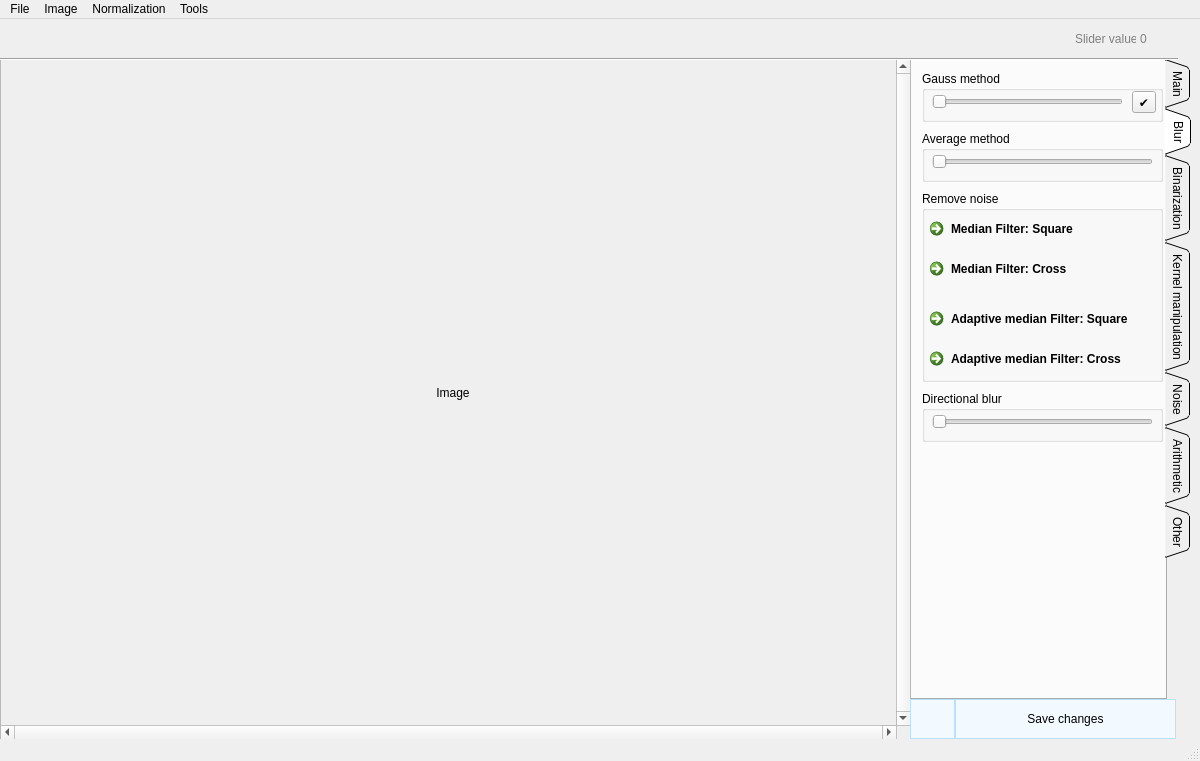
<?xml version="1.0" encoding="UTF-8"?>
<ui version="4.0">
 <class>MainWindow</class>
 <widget class="QMainWindow" name="MainWindow">
  <property name="geometry">
   <rect>
    <x>0</x>
    <y>0</y>
    <width>1200</width>
    <height>761</height>
   </rect>
  </property>
  <property name="minimumSize">
   <size>
    <width>1200</width>
    <height>761</height>
   </size>
  </property>
  <property name="maximumSize">
   <size>
    <width>1200</width>
    <height>761</height>
   </size>
  </property>
  <property name="contextMenuPolicy">
   <enum>Qt::DefaultContextMenu</enum>
  </property>
  <property name="windowTitle">
   <string>Image editor</string>
  </property>
  <property name="windowIcon">
   <iconset resource="EditorResources.qrc">
    <normaloff>:/images/s_icon.png</normaloff>:/images/s_icon.png</iconset>
  </property>
  <property name="styleSheet">
   <string notr="true">body {
	background: black;
}

QDialogButtonBox  QPushButton
{

}</string>
  </property>
  <property name="toolButtonStyle">
   <enum>Qt::ToolButtonIconOnly</enum>
  </property>
  <property name="animated">
   <bool>true</bool>
  </property>
  <property name="documentMode">
   <bool>false</bool>
  </property>
  <property name="tabShape">
   <enum>QTabWidget::Rounded</enum>
  </property>
  <property name="dockNestingEnabled">
   <bool>false</bool>
  </property>
  <property name="unifiedTitleAndToolBarOnMac">
   <bool>false</bool>
  </property>
  <widget class="QWidget" name="centralwidget">
   <widget class="QTabWidget" name="tabWidget">
    <property name="geometry">
     <rect>
      <x>910</x>
      <y>40</y>
      <width>281</width>
      <height>641</height>
     </rect>
    </property>
    <property name="styleSheet">
     <string notr="true">/*border: 1px solid rgb(199][ 199][ 199)*/</string>
    </property>
    <property name="tabPosition">
     <enum>QTabWidget::East</enum>
    </property>
    <property name="tabShape">
     <enum>QTabWidget::Triangular</enum>
    </property>
    <property name="currentIndex">
     <number>1</number>
    </property>
    <property name="elideMode">
     <enum>Qt::ElideNone</enum>
    </property>
    <property name="documentMode">
     <bool>false</bool>
    </property>
    <property name="tabsClosable">
     <bool>false</bool>
    </property>
    <property name="movable">
     <bool>true</bool>
    </property>
    <property name="tabBarAutoHide">
     <bool>false</bool>
    </property>
    <widget class="QWidget" name="tab_2">
     <attribute name="title">
      <string>Main</string>
     </attribute>
     <widget class="QGroupBox" name="groupBox">
      <property name="geometry">
       <rect>
        <x>10</x>
        <y>10</y>
        <width>241</width>
        <height>51</height>
       </rect>
      </property>
      <property name="title">
       <string>Brightness</string>
      </property>
      <widget class="QSlider" name="brightnessSlider">
       <property name="geometry">
        <rect>
         <x>10</x>
         <y>20</y>
         <width>221</width>
         <height>22</height>
        </rect>
       </property>
       <property name="minimum">
        <number>-255</number>
       </property>
       <property name="maximum">
        <number>255</number>
       </property>
       <property name="orientation">
        <enum>Qt::Horizontal</enum>
       </property>
      </widget>
     </widget>
     <widget class="QGroupBox" name="groupBox_4">
      <property name="geometry">
       <rect>
        <x>10</x>
        <y>70</y>
        <width>241</width>
        <height>51</height>
       </rect>
      </property>
      <property name="title">
       <string>Contrast</string>
      </property>
      <widget class="QSlider" name="contrastrgb_Slider">
       <property name="geometry">
        <rect>
         <x>10</x>
         <y>20</y>
         <width>221</width>
         <height>22</height>
        </rect>
       </property>
       <property name="minimum">
        <number>-255</number>
       </property>
       <property name="maximum">
        <number>255</number>
       </property>
       <property name="orientation">
        <enum>Qt::Horizontal</enum>
       </property>
      </widget>
     </widget>
     <widget class="QGroupBox" name="groupBox_2">
      <property name="geometry">
       <rect>
        <x>10</x>
        <y>130</y>
        <width>241</width>
        <height>51</height>
       </rect>
      </property>
      <property name="title">
       <string>Black and white contrast</string>
      </property>
      <widget class="QSpinBox" name="contrastMin_spinBox">
       <property name="geometry">
        <rect>
         <x>50</x>
         <y>20</y>
         <width>42</width>
         <height>22</height>
        </rect>
       </property>
       <property name="maximum">
        <number>255</number>
       </property>
      </widget>
      <widget class="QSpinBox" name="contrastMax_spinBox">
       <property name="geometry">
        <rect>
         <x>170</x>
         <y>20</y>
         <width>42</width>
         <height>22</height>
        </rect>
       </property>
       <property name="maximum">
        <number>255</number>
       </property>
       <property name="value">
        <number>255</number>
       </property>
      </widget>
      <widget class="QLabel" name="label_2">
       <property name="geometry">
        <rect>
         <x>20</x>
         <y>20</y>
         <width>31</width>
         <height>16</height>
        </rect>
       </property>
       <property name="text">
        <string>Min:</string>
       </property>
      </widget>
      <widget class="QLabel" name="label_3">
       <property name="geometry">
        <rect>
         <x>140</x>
         <y>20</y>
         <width>31</width>
         <height>16</height>
        </rect>
       </property>
       <property name="text">
        <string>Max:</string>
       </property>
      </widget>
     </widget>
     <widget class="EffectsWidget" name="effectsWidget" native="true">
      <property name="geometry">
       <rect>
        <x>0</x>
        <y>200</y>
        <width>261</width>
        <height>71</height>
       </rect>
      </property>
     </widget>
    </widget>
    <widget class="QWidget" name="tab_3">
     <attribute name="title">
      <string>Blur</string>
     </attribute>
     <widget class="QGroupBox" name="groupBox_6">
      <property name="geometry">
       <rect>
        <x>10</x>
        <y>10</y>
        <width>241</width>
        <height>51</height>
       </rect>
      </property>
      <property name="title">
       <string>Gauss method</string>
      </property>
      <widget class="QSlider" name="blurGausSlider">
       <property name="enabled">
        <bool>false</bool>
       </property>
       <property name="geometry">
        <rect>
         <x>10</x>
         <y>20</y>
         <width>191</width>
         <height>22</height>
        </rect>
       </property>
       <property name="minimum">
        <number>0</number>
       </property>
       <property name="maximum">
        <number>100</number>
       </property>
       <property name="singleStep">
        <number>2</number>
       </property>
       <property name="orientation">
        <enum>Qt::Horizontal</enum>
       </property>
      </widget>
      <widget class="QToolButton" name="blurGaus_apply">
       <property name="geometry">
        <rect>
         <x>210</x>
         <y>20</y>
         <width>24</width>
         <height>22</height>
        </rect>
       </property>
       <property name="text">
        <string>✔</string>
       </property>
      </widget>
     </widget>
     <widget class="QGroupBox" name="groupBox_7">
      <property name="geometry">
       <rect>
        <x>10</x>
        <y>70</y>
        <width>241</width>
        <height>51</height>
       </rect>
      </property>
      <property name="title">
       <string>Average method</string>
      </property>
      <widget class="QSlider" name="blurAverage_Slider">
       <property name="geometry">
        <rect>
         <x>10</x>
         <y>20</y>
         <width>221</width>
         <height>22</height>
        </rect>
       </property>
       <property name="minimum">
        <number>0</number>
       </property>
       <property name="maximum">
        <number>100</number>
       </property>
       <property name="singleStep">
        <number>2</number>
       </property>
       <property name="orientation">
        <enum>Qt::Horizontal</enum>
       </property>
      </widget>
     </widget>
     <widget class="QGroupBox" name="groupBox_10">
      <property name="geometry">
       <rect>
        <x>10</x>
        <y>130</y>
        <width>241</width>
        <height>191</height>
       </rect>
      </property>
      <property name="title">
       <string>Remove noise</string>
      </property>
      <widget class="QCommandLinkButton" name="commandLinkButton_medianSquare">
       <property name="geometry">
        <rect>
         <x>0</x>
         <y>20</y>
         <width>241</width>
         <height>41</height>
        </rect>
       </property>
       <property name="text">
        <string>Median Filter: Square</string>
       </property>
      </widget>
      <widget class="QCommandLinkButton" name="commandLinkButton_medianSquare_2">
       <property name="geometry">
        <rect>
         <x>0</x>
         <y>110</y>
         <width>241</width>
         <height>41</height>
        </rect>
       </property>
       <property name="text">
        <string>Adaptive median Filter: Square</string>
       </property>
       <property name="autoRepeat">
        <bool>false</bool>
       </property>
       <property name="autoDefault">
        <bool>false</bool>
       </property>
       <property name="default">
        <bool>false</bool>
       </property>
      </widget>
      <widget class="QCommandLinkButton" name="btn_medianCross">
       <property name="geometry">
        <rect>
         <x>0</x>
         <y>60</y>
         <width>241</width>
         <height>41</height>
        </rect>
       </property>
       <property name="text">
        <string>Median Filter: Cross</string>
       </property>
      </widget>
      <widget class="QCommandLinkButton" name="btn_adaptiveMedianCross">
       <property name="geometry">
        <rect>
         <x>0</x>
         <y>150</y>
         <width>241</width>
         <height>41</height>
        </rect>
       </property>
       <property name="text">
        <string>Adaptive median Filter: Cross</string>
       </property>
       <property name="autoRepeat">
        <bool>false</bool>
       </property>
       <property name="autoDefault">
        <bool>false</bool>
       </property>
       <property name="default">
        <bool>false</bool>
       </property>
      </widget>
     </widget>
     <widget class="QGroupBox" name="groupBox_13">
      <property name="geometry">
       <rect>
        <x>10</x>
        <y>330</y>
        <width>241</width>
        <height>51</height>
       </rect>
      </property>
      <property name="title">
       <string>Directional blur</string>
      </property>
      <widget class="QSlider" name="horizontalSlider_speedBlur">
       <property name="geometry">
        <rect>
         <x>10</x>
         <y>20</y>
         <width>221</width>
         <height>22</height>
        </rect>
       </property>
       <property name="minimum">
        <number>3</number>
       </property>
       <property name="maximum">
        <number>31</number>
       </property>
       <property name="singleStep">
        <number>2</number>
       </property>
       <property name="orientation">
        <enum>Qt::Horizontal</enum>
       </property>
       <property name="invertedAppearance">
        <bool>false</bool>
       </property>
       <property name="invertedControls">
        <bool>false</bool>
       </property>
      </widget>
     </widget>
    </widget>
    <widget class="QWidget" name="tab_4">
     <attribute name="title">
      <string>Binarization</string>
     </attribute>
     <widget class="QGroupBox" name="groupBox_5">
      <property name="geometry">
       <rect>
        <x>10</x>
        <y>10</y>
        <width>241</width>
        <height>51</height>
       </rect>
      </property>
      <property name="title">
       <string>Black-white (color &lt; slider : Black else White)</string>
      </property>
      <widget class="QSlider" name="binarTreshold_Slider">
       <property name="geometry">
        <rect>
         <x>30</x>
         <y>20</y>
         <width>181</width>
         <height>22</height>
        </rect>
       </property>
       <property name="minimum">
        <number>0</number>
       </property>
       <property name="maximum">
        <number>255</number>
       </property>
       <property name="value">
        <number>127</number>
       </property>
       <property name="orientation">
        <enum>Qt::Horizontal</enum>
       </property>
      </widget>
      <widget class="QLabel" name="label_5">
       <property name="geometry">
        <rect>
         <x>10</x>
         <y>20</y>
         <width>16</width>
         <height>16</height>
        </rect>
       </property>
       <property name="styleSheet">
        <string notr="true">background: black</string>
       </property>
       <property name="text">
        <string/>
       </property>
      </widget>
      <widget class="QLabel" name="label_6">
       <property name="geometry">
        <rect>
         <x>220</x>
         <y>20</y>
         <width>16</width>
         <height>16</height>
        </rect>
       </property>
       <property name="styleSheet">
        <string notr="true">background: white; border: 1px solid grey;</string>
       </property>
       <property name="text">
        <string/>
       </property>
      </widget>
     </widget>
     <widget class="QGroupBox" name="groupBox_12">
      <property name="geometry">
       <rect>
        <x>10</x>
        <y>70</y>
        <width>241</width>
        <height>141</height>
       </rect>
      </property>
      <property name="title">
       <string>Color binarization</string>
      </property>
      <widget class="QSlider" name="binarTresholdRed_Slider">
       <property name="geometry">
        <rect>
         <x>20</x>
         <y>20</y>
         <width>211</width>
         <height>22</height>
        </rect>
       </property>
       <property name="minimum">
        <number>0</number>
       </property>
       <property name="maximum">
        <number>255</number>
       </property>
       <property name="value">
        <number>127</number>
       </property>
       <property name="orientation">
        <enum>Qt::Horizontal</enum>
       </property>
       <property name="invertedAppearance">
        <bool>false</bool>
       </property>
      </widget>
      <widget class="QSlider" name="binarTresholdGreen_Slider">
       <property name="geometry">
        <rect>
         <x>20</x>
         <y>60</y>
         <width>211</width>
         <height>22</height>
        </rect>
       </property>
       <property name="minimum">
        <number>0</number>
       </property>
       <property name="maximum">
        <number>255</number>
       </property>
       <property name="value">
        <number>127</number>
       </property>
       <property name="orientation">
        <enum>Qt::Horizontal</enum>
       </property>
       <property name="invertedAppearance">
        <bool>false</bool>
       </property>
      </widget>
      <widget class="QSlider" name="binarTresholdBlue_Slider">
       <property name="geometry">
        <rect>
         <x>20</x>
         <y>100</y>
         <width>211</width>
         <height>22</height>
        </rect>
       </property>
       <property name="styleSheet">
        <string notr="true">color: red;</string>
       </property>
       <property name="minimum">
        <number>0</number>
       </property>
       <property name="maximum">
        <number>255</number>
       </property>
       <property name="value">
        <number>127</number>
       </property>
       <property name="orientation">
        <enum>Qt::Horizontal</enum>
       </property>
       <property name="invertedAppearance">
        <bool>false</bool>
       </property>
      </widget>
     </widget>
     <widget class="QLabel" name="label_9">
      <property name="geometry">
       <rect>
        <x>17</x>
        <y>90</y>
        <width>16</width>
        <height>16</height>
       </rect>
      </property>
      <property name="text">
       <string>R</string>
      </property>
     </widget>
     <widget class="QLabel" name="label_12">
      <property name="geometry">
       <rect>
        <x>17</x>
        <y>130</y>
        <width>16</width>
        <height>16</height>
       </rect>
      </property>
      <property name="text">
       <string>G</string>
      </property>
     </widget>
     <widget class="QLabel" name="label_13">
      <property name="geometry">
       <rect>
        <x>17</x>
        <y>170</y>
        <width>16</width>
        <height>16</height>
       </rect>
      </property>
      <property name="text">
       <string>B</string>
      </property>
     </widget>
    </widget>
    <widget class="QWidget" name="tab_5">
     <attribute name="title">
      <string>Kernel manipulation</string>
     </attribute>
     <widget class="KernelWidget" name="kernelWidget" native="true">
      <property name="geometry">
       <rect>
        <x>0</x>
        <y>0</y>
        <width>261</width>
        <height>641</height>
       </rect>
      </property>
     </widget>
    </widget>
    <widget class="QWidget" name="tab_6">
     <attribute name="title">
      <string>Noise</string>
     </attribute>
     <widget class="QGroupBox" name="groupBox_8">
      <property name="geometry">
       <rect>
        <x>10</x>
        <y>10</y>
        <width>241</width>
        <height>121</height>
       </rect>
      </property>
      <property name="title">
       <string>Add black and white noise</string>
      </property>
      <widget class="QLabel" name="label_10">
       <property name="geometry">
        <rect>
         <x>10</x>
         <y>20</y>
         <width>101</width>
         <height>16</height>
        </rect>
       </property>
       <property name="text">
        <string>White noise</string>
       </property>
      </widget>
      <widget class="QSlider" name="whiteNoiseCount_Slider">
       <property name="geometry">
        <rect>
         <x>10</x>
         <y>40</y>
         <width>221</width>
         <height>16</height>
        </rect>
       </property>
       <property name="maximum">
        <number>100000</number>
       </property>
       <property name="orientation">
        <enum>Qt::Horizontal</enum>
       </property>
       <property name="invertedControls">
        <bool>false</bool>
       </property>
      </widget>
      <widget class="QSlider" name="blackNoiseCount_Slider">
       <property name="geometry">
        <rect>
         <x>10</x>
         <y>90</y>
         <width>221</width>
         <height>22</height>
        </rect>
       </property>
       <property name="maximum">
        <number>100000</number>
       </property>
       <property name="orientation">
        <enum>Qt::Horizontal</enum>
       </property>
      </widget>
      <widget class="QLabel" name="label_11">
       <property name="geometry">
        <rect>
         <x>10</x>
         <y>70</y>
         <width>101</width>
         <height>16</height>
        </rect>
       </property>
       <property name="text">
        <string>Black noise</string>
       </property>
      </widget>
     </widget>
     <widget class="QGroupBox" name="groupBox_11">
      <property name="geometry">
       <rect>
        <x>10</x>
        <y>140</y>
        <width>241</width>
        <height>51</height>
       </rect>
      </property>
      <property name="title">
       <string>Bipolar noise</string>
      </property>
      <widget class="QSlider" name="bioNoiseCount_Slider">
       <property name="geometry">
        <rect>
         <x>10</x>
         <y>20</y>
         <width>221</width>
         <height>16</height>
        </rect>
       </property>
       <property name="maximum">
        <number>100000</number>
       </property>
       <property name="orientation">
        <enum>Qt::Horizontal</enum>
       </property>
       <property name="invertedControls">
        <bool>false</bool>
       </property>
      </widget>
     </widget>
    </widget>
    <widget class="QWidget" name="tab">
     <attribute name="title">
      <string>Arithmetic</string>
     </attribute>
     <widget class="ArithmeticWidget" name="arithmeticWidget" native="true">
      <property name="geometry">
       <rect>
        <x>0</x>
        <y>0</y>
        <width>261</width>
        <height>281</height>
       </rect>
      </property>
     </widget>
    </widget>
    <widget class="QWidget" name="tab_7">
     <attribute name="title">
      <string>Other</string>
     </attribute>
     <widget class="QGroupBox" name="groupBox_15">
      <property name="geometry">
       <rect>
        <x>10</x>
        <y>10</y>
        <width>241</width>
        <height>111</height>
       </rect>
      </property>
      <property name="title">
       <string>Contour operations</string>
      </property>
      <widget class="QCommandLinkButton" name="commandLinkButton_dilate">
       <property name="geometry">
        <rect>
         <x>0</x>
         <y>20</y>
         <width>241</width>
         <height>41</height>
        </rect>
       </property>
       <property name="text">
        <string>Enlargement (Dilation)</string>
       </property>
      </widget>
      <widget class="QCommandLinkButton" name="commandLinkButton_erosion">
       <property name="geometry">
        <rect>
         <x>0</x>
         <y>60</y>
         <width>241</width>
         <height>41</height>
        </rect>
       </property>
       <property name="text">
        <string>Narrowing (Erosion)</string>
       </property>
      </widget>
     </widget>
    </widget>
   </widget>
   <widget class="QWidget" name="widget" native="true">
    <property name="geometry">
     <rect>
      <x>930</x>
      <y>0</y>
      <width>241</width>
      <height>31</height>
     </rect>
    </property>
    <widget class="QLabel" name="label_4">
     <property name="geometry">
      <rect>
       <x>145</x>
       <y>10</y>
       <width>61</width>
       <height>20</height>
      </rect>
     </property>
     <property name="styleSheet">
      <string notr="true">color: grey;</string>
     </property>
     <property name="text">
      <string>Slider value:</string>
     </property>
    </widget>
    <widget class="QLabel" name="commonSliderLabel">
     <property name="geometry">
      <rect>
       <x>210</x>
       <y>10</y>
       <width>51</width>
       <height>20</height>
      </rect>
     </property>
     <property name="styleSheet">
      <string notr="true">color: grey;</string>
     </property>
     <property name="text">
      <string>0</string>
     </property>
    </widget>
   </widget>
   <widget class="QToolButton" name="rndNoise_saveBtn">
    <property name="geometry">
     <rect>
      <x>955</x>
      <y>680</y>
      <width>221</width>
      <height>40</height>
     </rect>
    </property>
    <property name="styleSheet">
     <string notr="true">background:rgb(242, 250, 255);
border: 1px solid rgb(184, 225, 255);</string>
    </property>
    <property name="text">
     <string>Save changes</string>
    </property>
    <property name="checkable">
     <bool>false</bool>
    </property>
   </widget>
   <widget class="QScrollArea" name="scrollArea">
    <property name="geometry">
     <rect>
      <x>0</x>
      <y>40</y>
      <width>911</width>
      <height>681</height>
     </rect>
    </property>
    <property name="frameShape">
     <enum>QFrame::StyledPanel</enum>
    </property>
    <property name="frameShadow">
     <enum>QFrame::Raised</enum>
    </property>
    <property name="verticalScrollBarPolicy">
     <enum>Qt::ScrollBarAlwaysOn</enum>
    </property>
    <property name="horizontalScrollBarPolicy">
     <enum>Qt::ScrollBarAlwaysOn</enum>
    </property>
    <property name="sizeAdjustPolicy">
     <enum>QAbstractScrollArea::AdjustIgnored</enum>
    </property>
    <property name="widgetResizable">
     <bool>true</bool>
    </property>
    <property name="alignment">
     <set>Qt::AlignLeading|Qt::AlignLeft|Qt::AlignVCenter</set>
    </property>
    <widget class="QWidget" name="scrollAreaWidgetContents">
     <property name="geometry">
      <rect>
       <x>0</x>
       <y>0</y>
       <width>892</width>
       <height>662</height>
      </rect>
     </property>
     <property name="sizePolicy">
      <sizepolicy hsizetype="Preferred" vsizetype="Preferred">
       <horstretch>0</horstretch>
       <verstretch>0</verstretch>
      </sizepolicy>
     </property>
     <layout class="QGridLayout" name="gridLayout_3">
      <property name="sizeConstraint">
       <enum>QLayout::SetDefaultConstraint</enum>
      </property>
      <property name="topMargin">
       <number>0</number>
      </property>
      <property name="rightMargin">
       <number>0</number>
      </property>
      <property name="bottomMargin">
       <number>0</number>
      </property>
      <property name="spacing">
       <number>0</number>
      </property>
      <item row="0" column="0">
       <layout class="QVBoxLayout" name="verticalLayout">
        <property name="spacing">
         <number>0</number>
        </property>
        <property name="sizeConstraint">
         <enum>QLayout::SetDefaultConstraint</enum>
        </property>
        <item>
         <widget class="QLabel" name="label">
          <property name="sizePolicy">
           <sizepolicy hsizetype="Preferred" vsizetype="Preferred">
            <horstretch>0</horstretch>
            <verstretch>0</verstretch>
           </sizepolicy>
          </property>
          <property name="mouseTracking">
           <bool>true</bool>
          </property>
          <property name="autoFillBackground">
           <bool>false</bool>
          </property>
          <property name="styleSheet">
           <string notr="true"/>
          </property>
          <property name="frameShape">
           <enum>QFrame::NoFrame</enum>
          </property>
          <property name="frameShadow">
           <enum>QFrame::Plain</enum>
          </property>
          <property name="lineWidth">
           <number>1</number>
          </property>
          <property name="text">
           <string>Image</string>
          </property>
          <property name="scaledContents">
           <bool>false</bool>
          </property>
          <property name="alignment">
           <set>Qt::AlignCenter</set>
          </property>
         </widget>
        </item>
       </layout>
      </item>
     </layout>
    </widget>
   </widget>
   <widget class="Line" name="line">
    <property name="geometry">
     <rect>
      <x>-3</x>
      <y>30</y>
      <width>1181</width>
      <height>20</height>
     </rect>
    </property>
    <property name="orientation">
     <enum>Qt::Horizontal</enum>
    </property>
   </widget>
   <widget class="QPushButton" name="btn_revert_processImage">
    <property name="geometry">
     <rect>
      <x>910</x>
      <y>680</y>
      <width>45</width>
      <height>40</height>
     </rect>
    </property>
    <property name="styleSheet">
     <string notr="true">background:rgb(242, 250, 255);
border: 1px solid rgb(184, 225, 255);</string>
    </property>
    <property name="text">
     <string/>
    </property>
    <property name="icon">
     <iconset>
      <normaloff>images/x.png</normaloff>images/x.png</iconset>
    </property>
    <property name="iconSize">
     <size>
      <width>60</width>
      <height>60</height>
     </size>
    </property>
   </widget>
   <widget class="QWidget" name="widget_2" native="true">
    <property name="geometry">
     <rect>
      <x>13</x>
      <y>0</y>
      <width>191</width>
      <height>41</height>
     </rect>
    </property>
    <layout class="QHBoxLayout" name="horizontalLayout">
     <property name="leftMargin">
      <number>0</number>
     </property>
     <property name="topMargin">
      <number>0</number>
     </property>
     <property name="rightMargin">
      <number>0</number>
     </property>
     <property name="bottomMargin">
      <number>0</number>
     </property>
     <item>
      <widget class="UndoRedoActionsWidget" name="undoRedoWidget" native="true">
       <property name="minimumSize">
        <size>
         <width>0</width>
         <height>0</height>
        </size>
       </property>
       <property name="styleSheet">
        <string notr="true"/>
       </property>
      </widget>
     </item>
     <item>
      <widget class="ZoomWidget" name="zoomWidget" native="true">
       <property name="enabled">
        <bool>true</bool>
       </property>
       <property name="autoFillBackground">
        <bool>false</bool>
       </property>
      </widget>
     </item>
    </layout>
   </widget>
  </widget>
  <widget class="QStatusBar" name="statusbar"/>
  <widget class="QMenuBar" name="menubar">
   <property name="geometry">
    <rect>
     <x>0</x>
     <y>0</y>
     <width>1200</width>
     <height>21</height>
    </rect>
   </property>
   <widget class="QMenu" name="menu_file">
    <property name="title">
     <string>File</string>
    </property>
    <addaction name="actionNewFile"/>
    <addaction name="actionOpenFile"/>
    <addaction name="actionSaveFile"/>
    <addaction name="actionSave_As"/>
   </widget>
   <widget class="QMenu" name="menu">
    <property name="title">
     <string>Image</string>
    </property>
    <widget class="QMenu" name="menu_6">
     <property name="enabled">
      <bool>false</bool>
     </property>
     <property name="title">
      <string>Rotate</string>
     </property>
     <addaction name="action_TransformAngleLeft"/>
     <addaction name="action_TransformAngleRight"/>
    </widget>
    <widget class="QMenu" name="menu_7">
     <property name="enabled">
      <bool>false</bool>
     </property>
     <property name="title">
      <string>Transform</string>
     </property>
     <addaction name="action_TransformByVertical"/>
     <addaction name="action_TransformByHorizontal"/>
    </widget>
    <addaction name="actionInfoImage"/>
    <addaction name="menu_6"/>
    <addaction name="action_symmetryVerticalTransform"/>
    <addaction name="action_symmetryHorizontalTransform"/>
    <addaction name="menu_7"/>
   </widget>
   <widget class="QMenu" name="menu_2">
    <property name="title">
     <string>Normalization</string>
    </property>
    <widget class="QMenu" name="menu_8">
     <property name="enabled">
      <bool>false</bool>
     </property>
     <property name="title">
      <string>Blur</string>
     </property>
     <addaction name="action_averageBlur"/>
    </widget>
    <addaction name="action_normalizationImage"/>
    <addaction name="separator"/>
    <addaction name="menu_8"/>
   </widget>
   <widget class="QMenu" name="menu_5">
    <property name="title">
     <string>Tools</string>
    </property>
    <addaction name="action_equalizeHist"/>
   </widget>
   <addaction name="menu_file"/>
   <addaction name="menu"/>
   <addaction name="menu_2"/>
   <addaction name="menu_5"/>
  </widget>
  <action name="actionOpenFile">
   <property name="text">
    <string>Open</string>
   </property>
  </action>
  <action name="actionSaveFile">
   <property name="text">
    <string>Save</string>
   </property>
  </action>
  <action name="actionSave_As">
   <property name="text">
    <string>Save As..</string>
   </property>
  </action>
  <action name="actionInfoImage">
   <property name="text">
    <string>About image</string>
   </property>
  </action>
  <action name="action_symmetryVerticalTransform">
   <property name="text">
    <string>Symmetric vertical</string>
   </property>
   <property name="toolTip">
    <string>Symmetric vertical</string>
   </property>
  </action>
  <action name="action_symmetryHorizontalTransform">
   <property name="text">
    <string>Symmetric horizontal</string>
   </property>
   <property name="toolTip">
    <string>Symmetric horizontal</string>
   </property>
  </action>
  <action name="action_TransformAngleLeft">
   <property name="enabled">
    <bool>true</bool>
   </property>
   <property name="text">
    <string>Rotate to left</string>
   </property>
  </action>
  <action name="action_TransformAngleRight">
   <property name="text">
    <string>Rotate to right</string>
   </property>
  </action>
  <action name="action_TransformByHorizontal">
   <property name="text">
    <string>По горизонтали</string>
   </property>
  </action>
  <action name="action_TransformByVertical">
   <property name="text">
    <string>По вертикали</string>
   </property>
  </action>
  <action name="actionNewFile">
   <property name="enabled">
    <bool>false</bool>
   </property>
   <property name="text">
    <string>New file</string>
   </property>
  </action>
  <action name="action_equalizeHist">
   <property name="text">
    <string>Histogram equalization</string>
   </property>
  </action>
  <action name="action_normalizationImage">
   <property name="text">
    <string>Normalize black and white image</string>
   </property>
   <property name="toolTip">
    <string>Normalize black and white image</string>
   </property>
  </action>
  <action name="undo_action">
   <property name="text">
    <string>Undo</string>
   </property>
   <property name="toolTip">
    <string>Undo</string>
   </property>
  </action>
  <action name="redo_action">
   <property name="text">
    <string>Redo</string>
   </property>
   <property name="toolTip">
    <string>Redo</string>
   </property>
  </action>
  <action name="action_averageBlur">
   <property name="enabled">
    <bool>false</bool>
   </property>
   <property name="text">
    <string>Усредняющий фильтр</string>
   </property>
  </action>
 </widget>
 <customwidgets>
  <customwidget>
   <class>KernelWidget</class>
   <extends>QWidget</extends>
   <header>Widgets/KernelWidget.h</header>
   <container>1</container>
  </customwidget>
  <customwidget>
   <class>ArithmeticWidget</class>
   <extends>QWidget</extends>
   <header>Widgets/ArithmeticWidget.h</header>
   <container>1</container>
  </customwidget>
  <customwidget>
   <class>ZoomWidget</class>
   <extends>QWidget</extends>
   <header>Widgets/ZoomWidget.h</header>
   <container>1</container>
  </customwidget>
  <customwidget>
   <class>UndoRedoActionsWidget</class>
   <extends>QWidget</extends>
   <header>Widgets/UndoRedoActionsWidget.h</header>
   <container>1</container>
  </customwidget>
  <customwidget>
   <class>EffectsWidget</class>
   <extends>QWidget</extends>
   <header>Widgets/EffectsWidget.h</header>
   <container>1</container>
  </customwidget>
 </customwidgets>
 <tabstops>
  <tabstop>btn_revert_processImage</tabstop>
  <tabstop>rndNoise_saveBtn</tabstop>
  <tabstop>binarTresholdRed_Slider</tabstop>
  <tabstop>blurAverage_Slider</tabstop>
  <tabstop>tabWidget</tabstop>
  <tabstop>contrastMax_spinBox</tabstop>
  <tabstop>blurGausSlider</tabstop>
  <tabstop>contrastrgb_Slider</tabstop>
  <tabstop>binarTreshold_Slider</tabstop>
  <tabstop>binarTresholdGreen_Slider</tabstop>
  <tabstop>commandLinkButton_medianSquare_2</tabstop>
  <tabstop>btn_medianCross</tabstop>
  <tabstop>btn_adaptiveMedianCross</tabstop>
  <tabstop>blurGaus_apply</tabstop>
  <tabstop>commandLinkButton_medianSquare</tabstop>
  <tabstop>contrastMin_spinBox</tabstop>
  <tabstop>brightnessSlider</tabstop>
  <tabstop>whiteNoiseCount_Slider</tabstop>
  <tabstop>blackNoiseCount_Slider</tabstop>
  <tabstop>bioNoiseCount_Slider</tabstop>
  <tabstop>horizontalSlider_speedBlur</tabstop>
  <tabstop>scrollArea</tabstop>
  <tabstop>binarTresholdBlue_Slider</tabstop>
 </tabstops>
 <resources>
  <include location="EditorResources.qrc"/>
 </resources>
 <connections/>
</ui>
